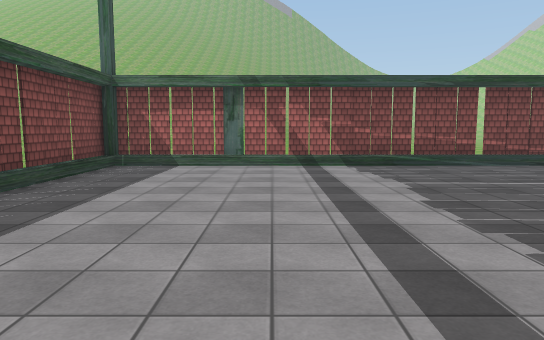
view 1 (above)

24 first-person views from a walk through a scene from a Unity 3-D project. The camera is 1.5 m above the floor, tilts 6° down and sees 70° across. The floor is counted in squares, 2 m on a side. Each view is taken from the middle of a square. On the plan, view 1 faces up. The plan holds only what a view shows up to about 12 squares ahead; the rest is blank. The place goes on beyond the plan. Some trees and plants on the terrain are drawn as simple stand-ins. The player is left out. Some animated figures are not drawn. Some surface patterns are stand-ins.

view 2
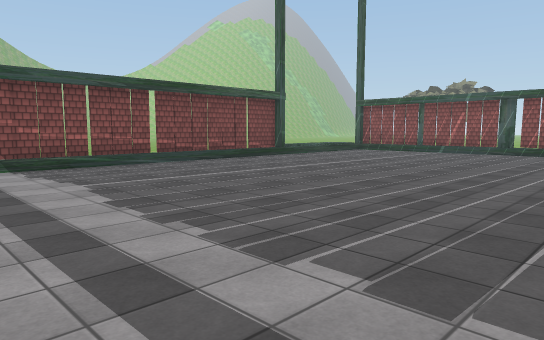

view 3
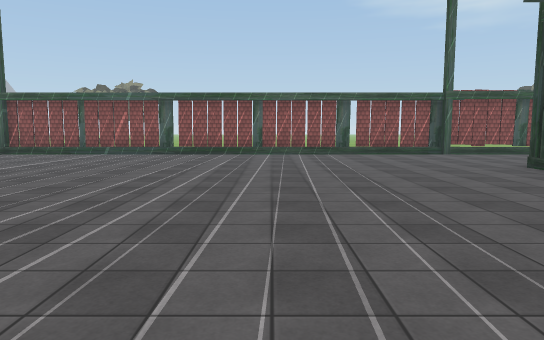

view 4
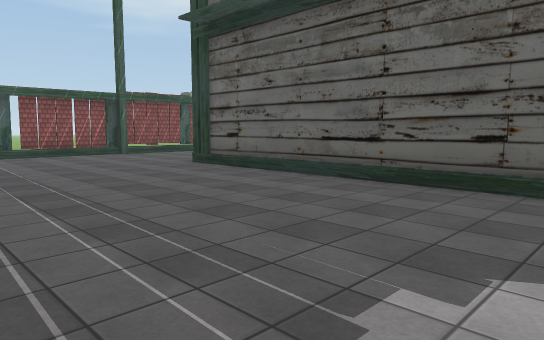

view 5
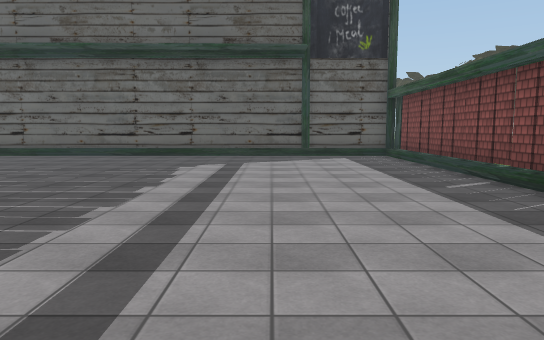

view 6
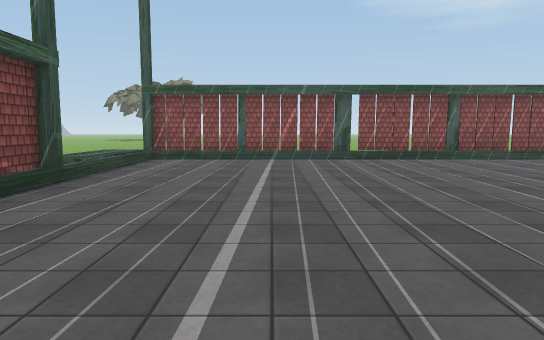

view 7
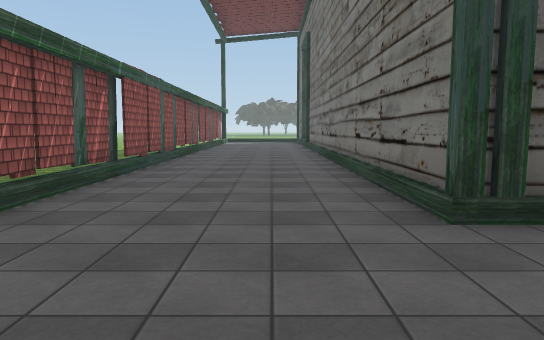

view 8
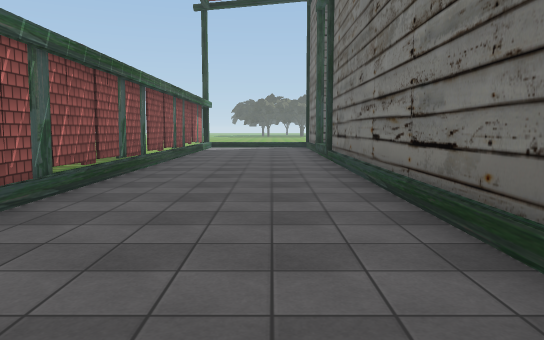

view 9
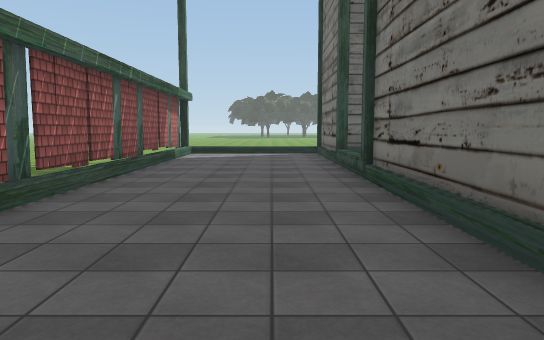

view 10
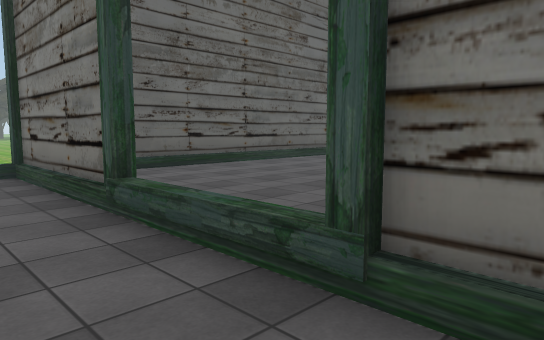

view 11
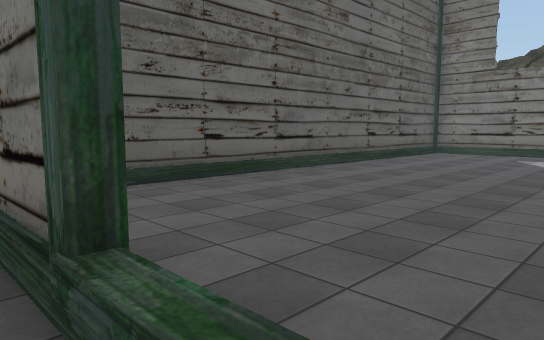

view 12
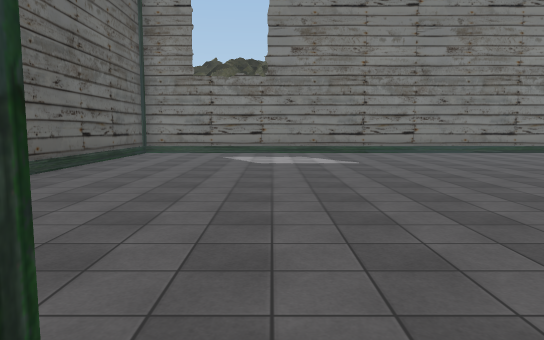

view 13
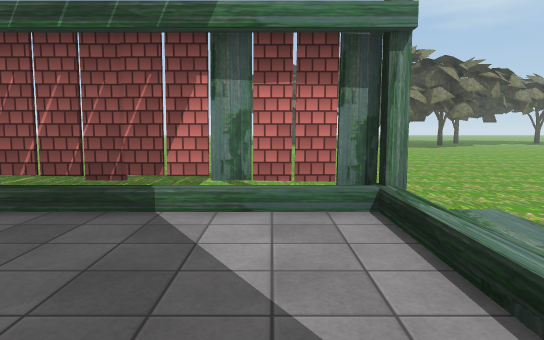

view 14
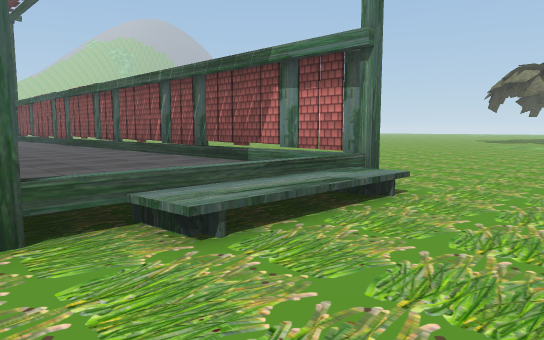

view 15
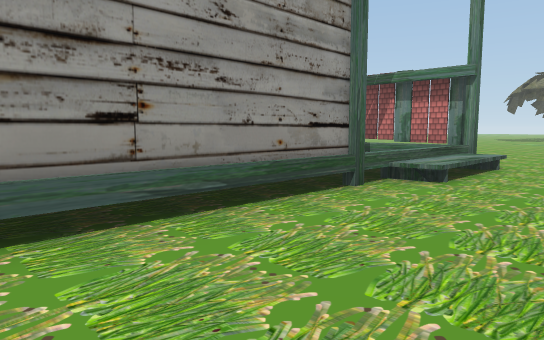

view 16
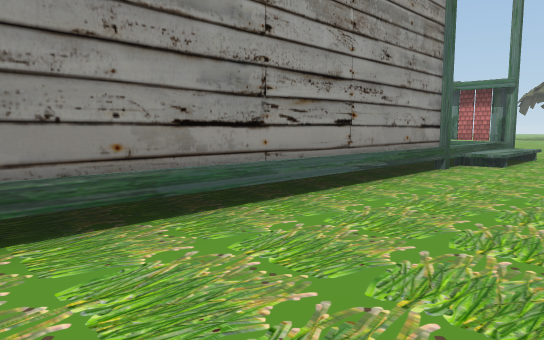

view 17
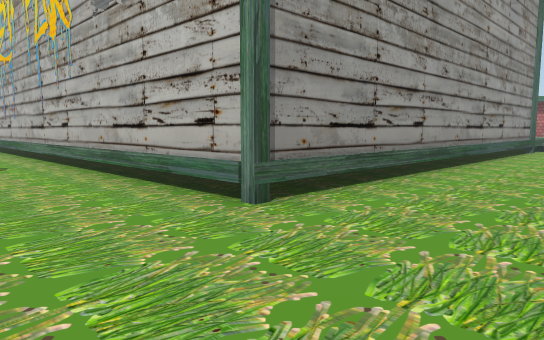

view 18
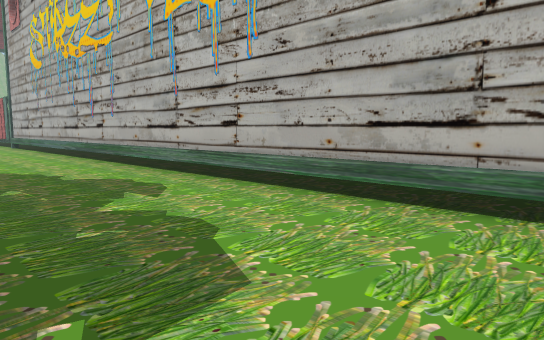

view 19
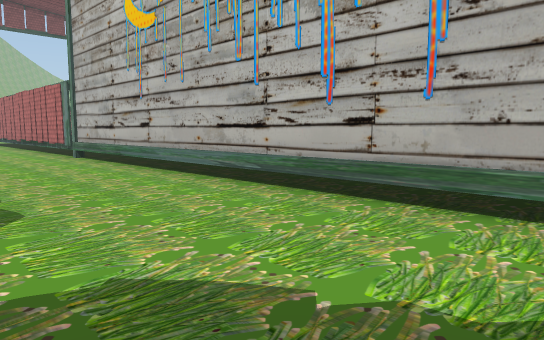

view 20
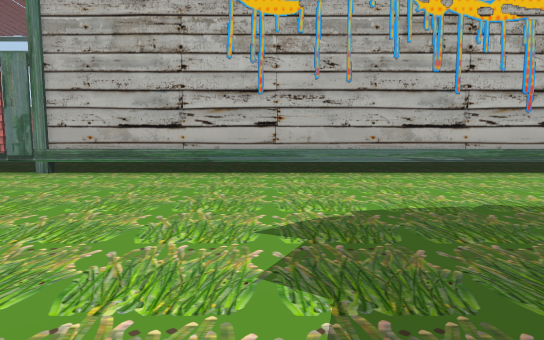

view 21
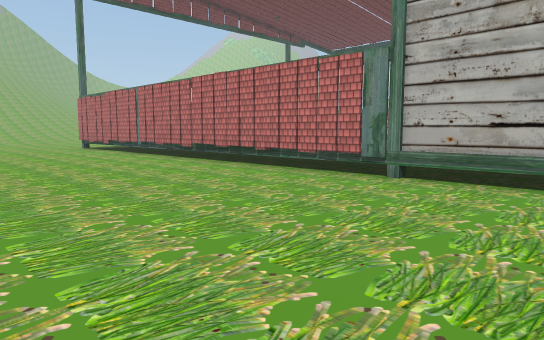

view 22
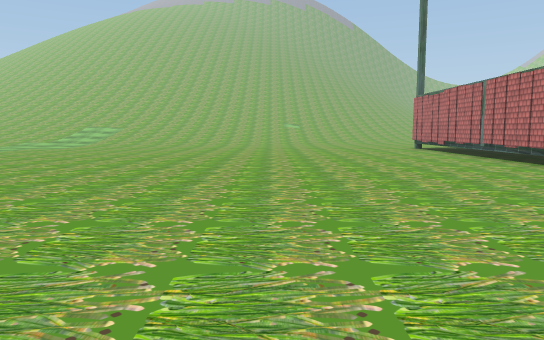

view 23
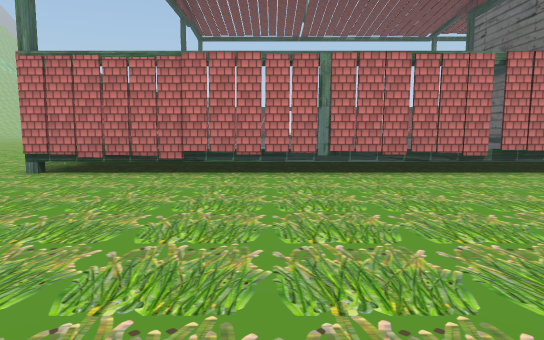

view 24
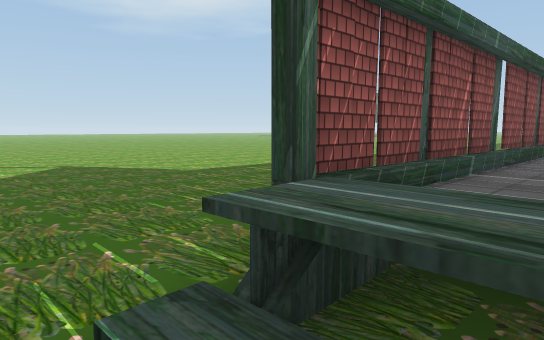

### Floor plan
Key: @ floor where view 1 was taken; # wall or solid block; x gap in a wall; . main floor; - floor 0.5 m lower than the main floor; / step, stairs or slope; = window, fence, low wall or low ledge.
Columns run from 17 left of view 1 to 17 right of it. Each row starts with its distance up from view 1.
 10                --           ----
  9               ---           /=-----
  8             --############///##----
  7            ---#...............# ---
  6          -----#...............# ---
  5 -------------##...............#  --
  4 ------------- #...............#
  3  -------------#...............x
  2   ------------#...............#
  1   ------------#...............#
  0    ----------##..@............#
 -1     ---------##...............#
 -2     ---------#................#
 -3      --------#................#
 -4       -------##...............#
 -5       --------############....#
 -6        -------#..        #....-
 -7         ------#..        #....#
 -8         ------#..        #....#
 -9        -------#..        #....#
-10         ------#..        #....
-11          -----#..        #....#
-12            ---#..        #....#
-13           ----#..        #....-
-14           ----#....      #....#
-15           ----#.....     #....#
-16           ----#.......   #....#
-17            ---#........  #....#
-18            ---#..........x....# ---
-19            ---#..........#....# ---
-20           ----#..........#....# ---
-21           ----#..........#....# ---
-22           ----#..........#....# ---
-23           ----#..........#....# ---
-24            ---############////#----
-25            ----------------///-----
-26            ------------------------
-27            ----   -----------  ----

Positions as (right, up) in squares from view 1, and headings:
1: (0, 0), facing up
2: (0, 0), facing up-right
3: (1, 0), facing right
4: (1, 0), facing down-right
5: (0, 6), facing down
6: (3, 5), facing right
7: (10, -2), facing down
8: (10, -8), facing down
9: (10, -12), facing down
10: (10, -17), facing down-left
11: (9, -19), facing down-left
12: (9, -20), facing left
13: (9, -23), facing right
14: (8, -27), facing up-right
15: (4, -27), facing up-right
16: (1, -27), facing up-right
17: (-6, -27), facing up-right
18: (-7, -23), facing up-right
19: (-7, -16), facing up-right
20: (-10, -9), facing right
21: (-9, -8), facing up-right
22: (-9, -7), facing up
23: (-10, 4), facing right
24: (11, 10), facing down-right
